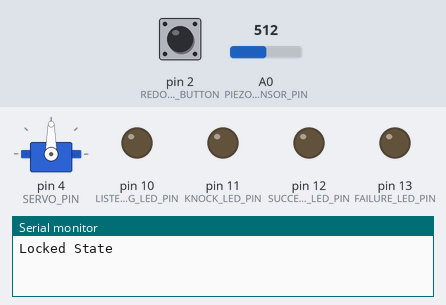
Bench run of a sketch on a simulated Arduino Uno, built with avr-gcc and run on an emulated ATmega328P. Shown: servo, output pins drawn as LEDs (lit = HIGH), the last lines printed to the serial monitor. Inputs (shaded band) come from the test bench; at power-on: pin 2 (REDO_SEQUENCE_BUTTON) LOW, A0 (PIEZO_SENSOR_PIN) = 512.

Above: at 2.8 s.
2.9 s: pin 2 (REDO_SEQUENCE_BUTTON) pulled HIGH for 0.15 s
At 3.8 s:
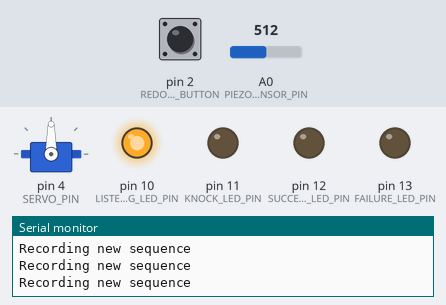
6.0 s: A0 (PIEZO_SENSOR_PIN) set to 170
9.0 s: pin 2 (REDO_SEQUENCE_BUTTON) pulled HIGH for 1 s
At 9.6 s:
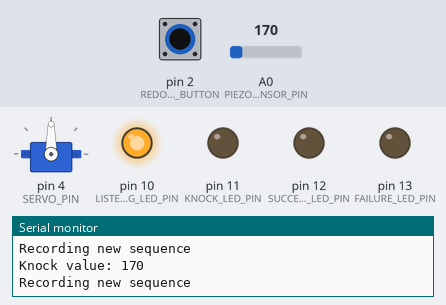
13.0 s: A0 (PIEZO_SENSOR_PIN) set to 197
At 15.9 s:
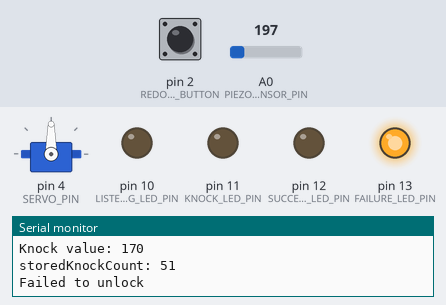
16.0 s: A0 (PIEZO_SENSOR_PIN) set to 122
At 16.7 s:
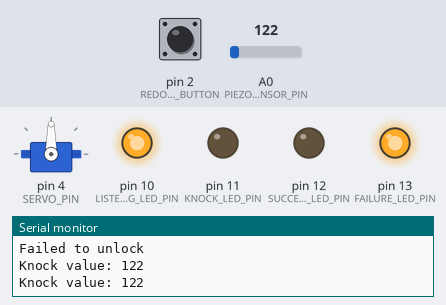
19.0 s: pin 2 (REDO_SEQUENCE_BUTTON) pulled HIGH for 0.15 s
At 22.7 s:
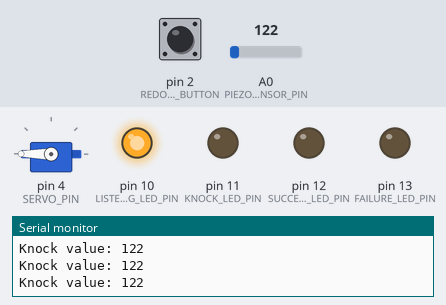
Timing chart, 0 to 38.1 s (numbered marks = the images above; inputs shaded):
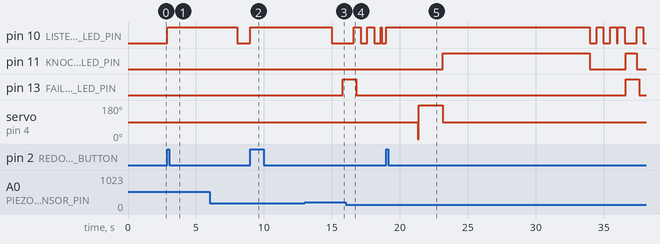

The sketch:

DoorKnocker.ino
```cpp
#include <Servo.h>
#include <EEPROM.h>

// Project Specifications:
//  1. The piezo should be able to hear knocks at certain ranges and have a cooldown to prevent sending multiple signals using millis()
//  2. Make it so that an LED should light up whenever the Piezo recognizes a knock
//  3. The button, when pressed, should record the next 5 seconds (max) to rewrite to EEPROM a new sequence of knocks to remember
//    NOTE1: current button is only used to reset the servo motor's orientation. Need to change that
//    NOTE2: The button can be pressed again before 5 seconds ends the sequence reading earlier
//    NOTE4: A single LED light should light up to show when it's recording.
//  4. When not in recording state - when in idle state - and the piezo receives a knock for the first time,
//      set the controller to a listening state
//    NOTE1: During listening state (lasts for 5 seconds after start), store data in an array of an array of: [[x1, y1], [x2, y2], ...]
//            - the piezo's electrical signal strength
//            - time after the first knock in millis
//    NOTE2: Two LEDS: One lights up if the sequence is incorrect and the other lights up if sequence is correct
//  5. Result of listening state is compared against savedSequence to see if accepted
//    NOTE1: First, match the number of elements in the outer array of both the saved sequence and the listened sequence of knocks
//            Second, loop through a range of the size of the array and check both knock and time range are acceptable
//            Return true if acceptable within range, return false on the first detection of a non-acceptable knock
//  6. Set two leniency numbers to create a range for what is considered as an acceptable knock range
//    EXAMPLE: int knockLeniency = 30. Knock value in savedSequence[0] = 550. Acceptable knock range = 450 - 650.
//    EXAMPLE (in milliseconds): int timeLeninecy = 300. time value in savedSequence[0] = 2300 (2.3 seconds). Acceptable range: 2000 - 2600.
//  7. Debug
//    log the sequence saved and sequence recorded into Serial

#define PIEZO_SENSOR_PIN A0     // Outputs electrical signal from vibrations
#define REDO_SEQUENCE_BUTTON 2  // Button sets listening state
#define LISTENING_LED_PIN 10    // Blue LED   : Lights up after button press and is listening to rewrite sequence. Blinks while in listening after first knock
#define KNOCK_LED_PIN 11        // Yellow LED : Lights up when Piezo recognizes knocks
#define SUCCESS_LED_PIN 12      // Green LED  : Lights up when sequence is correct
#define FAILURE_LED_PIN 13      // Red LED    : Lights up when sequence is incorrect
#define SERVO_PIN 4             // Considered as "Locked" at 90 deg and "Unlocked" at 0

#define EEPROM_ADDRESS_UNIT_KNOCK_SEQUENCE 50
#define EEPROM_ADDRESS_UNIT_TIME_SEQUENCE 51
#define EEPROM_ADDRESS_UNIT_KNOCK_COUNT 52

Servo myServo;

// Servo variables
const unsigned long timeUntilLock = 10000;  // stays open for 10 seconds before locking again
const unsigned int lockedState = 90;        // degree angle the servo spins to
const unsigned int unlockedState = 0;
const unsigned long timeForServoLock = 800;

unsigned long lastTimeLocked = millis();
unsigned long lastTimeUnlocked = millis();
bool isLocked = false;


// Piezo variables
const int minKnockTreshold = 10;    // Knocks are only recognized if Piezo sends a signal above 10 and below 180
const int maxKnockTreshold = 180;
bool isRecording = false;
bool isListening = false;

unsigned long lastTimeKnocked = millis();
const unsigned long knockDelay = 80;

unsigned long firstKnockTimed = millis();
const unsigned long firstKnockTimeout = 5000;

unsigned int knockCount = 0;
// Button variables
const unsigned long debounceDelay = 50;
unsigned long lastTimeButtonChanged = millis();

// LED Variables
const unsigned long knockLEDDelay = 200;
unsigned long knockLEDLastOn = millis();
bool knockLEDState = false;

const unsigned long listeningBlinkLEDDelay = 500;
unsigned long listeningBlinkLEDLastOn = millis();

const unsigned long successLEDDelay = 1000;
unsigned long successLEDLastOn = millis();

const unsigned long failureLEDDelay = 1000;
unsigned long failureLEDLastOn = millis();

// Miscellaneous
const unsigned long recordingDuration = 5000;

int knockValuesSequence[20] = {};       // Records knock values (after initial knock) to be compared against stored knockvalues
unsigned long timeSequence[20] = {};    // Stores time of when knock occurs ^
unsigned int index = 0;

bool hasKnocked = false;
bool hasKnockedPhrase = false;

const unsigned long timeLeniency = 300; // 0.3 second leniency for knock comparison
const unsigned int knockLeniency = 30;  // 30 analog reading leniency for knock comparison

// Stand in for EEPROM. Will need to use Address + 1 to store each analog and millis value. Didn't have time.
unsigned int storedKnockValuesSequence[20] = {};  // Stores knock values to be compared later as the passcode
unsigned long storedTimeSequence[20] = {};        // Stores time of when knock occurs ^
unsigned int storedKnockCount = 0;

// TODO:  Implement save function of knock timing patterns to EEPROM
//        Add reset timer for knocks after the first knock

void captureNewKnockSequence() {
    // stub
}

void setup() {
  // put your setup code here, to run once:
  Serial.begin(9600);

  myServo.attach(SERVO_PIN);
  pinMode(LISTENING_LED_PIN, OUTPUT);
  pinMode(KNOCK_LED_PIN, OUTPUT);
  pinMode(FAILURE_LED_PIN, OUTPUT);
  pinMode(SUCCESS_LED_PIN, OUTPUT);
  pinMode(REDO_SEQUENCE_BUTTON, INPUT);

  delay(timeForServoLock);

  myServo.write(lockedState);

  delay(timeForServoLock); // delay so that the servo's vibration isn't captured by the Piezo

  Serial.println("Locked State");
}

bool checkForKnock(int knockValue) {
  if (knockValue > minKnockTreshold && knockValue < maxKnockTreshold) {
    knockLEDState = true;
    digitalWrite(KNOCK_LED_PIN, HIGH);
    Serial.print("Knock value: ");
    Serial.println(knockValue);
    return true;
  }
  //Serial.print("Invalid knock value: ");
  //Serial.println(knockValue);
  return false;
}

// States:
//  Piezo:
//  - Idle (not represented with boolean)
//  - Listening
//  - Recording
//
//  Servo:
//  - Locked
//  - Unlocked

bool compareKnockSequence(int knockSequence[20], unsigned long timeSequence[20], unsigned int knockCount) {
  //unsigned int storedKnockSequence[20] = storedKnockSequence = EEPROM.get(EEPROM_ADDRESS_UNIT_KNOCK_SEQUENCE);
  //unsigned long storedTimeSequence[20] = EEPROM.get(EEPROM_ADDRESS_UNIT_TIME_SEQUENCE);
  //unsigned int storedKnockCount = EEPROM.read(EEPROM_ADDRESS_UNIT_KNOCK_COUNT);

  if (storedKnockCount == 0) {  // Checks if a passcode has been set
    Serial.println("Sequence has not been set yet");
    return false;
  }

  if (knockCount != storedKnockCount) { // Checks if passcode and most recent attempt has matching number of knocks
    Serial.print("storedKnockCount: ");
    Serial.println(storedKnockCount);
    return false;
  }

  // Checks that each element in the two arrays (piezo analog read strength and recorded time of knocks) match with leniency
  for (int i = 0; i < knockCount; i++) {
    if (knockSequence[i] <= storedKnockValuesSequence[i] + knockLeniency && knockSequence[i] >= storedKnockValuesSequence[i] - knockLeniency) {
      Serial.println(storedKnockValuesSequence[i]);
      return false;
    }
    if (timeSequence[i] <= storedTimeSequence[i] + timeLeniency && timeSequence[i] >= storedTimeSequence[i] - timeLeniency) {
      Serial.println(storedTimeSequence[i]);
      return false;
    }
  }

  Serial.println("Sequence matched");
  return true;
}

void loop() {
  unsigned long currentTime = millis();

  // Press the button to record a new sequence that lasts 5 seconds
  if (currentTime - lastTimeButtonChanged >= debounceDelay) {
    if (digitalRead(REDO_SEQUENCE_BUTTON) == HIGH) {
      lastTimeButtonChanged = millis();
      isRecording = true;
      isListening = false;
      index = 0;
      digitalWrite(LISTENING_LED_PIN, HIGH);
      digitalWrite(LISTENING_LED_PIN, HIGH);
      Serial.println("Recording new sequence");
    }
  }

  // when recording, check for live knocks on the Piezo and add them to the storedValues arrays
  if (isRecording) {
    unsigned int knockValue = 0;
    if(currentTime - lastTimeKnocked >= knockDelay) {
      lastTimeKnocked = millis();
      knockValue = analogRead(PIEZO_SENSOR_PIN);
      hasKnocked = true;
    }

    if (hasKnocked && checkForKnock(knockValue)) {
      // Two arrays contain electrical signal of Piezo and currentTime
      storedKnockValuesSequence[index] = knockValue;
      storedTimeSequence[index] = millis();
      knockCount++;
      index++;
    }
    hasKnocked = false;

    // Option 1: end the sequence early by pressing the button a second time while the blue LED is still on
    if (currentTime - lastTimeButtonChanged >= debounceDelay) {
      if (digitalRead(REDO_SEQUENCE_BUTTON) == HIGH) {
        lastTimeButtonChanged = millis();
        isRecording = false;
        digitalWrite(LISTENING_LED_PIN, LOW);
        // Serial.print("Knock sequence: ");
        // Serial.println(knockValuesSequence);
        // Serial.print("Time sequence: ");
        // Serial.println(timeSequence);

        // TODO: Fix EEPROM
        // EEPROM.write(EEPROM_ADDRESS_UNIT_KNOCK_SEQUENCE, knockValuesSequence);
        // EEPROM.write(EEPROM_ADDRESS_UNIT_TIME_SEQUENCE, timeSequence);
        // EEPROM.write(EEPROM_ADDRESS_UNIT_KNOCK_COUNT, knockCount);
        storedKnockCount = knockCount;
        knockCount = 0;
        index = 0;
      }
    }

    // Option 2: The sequence is saved automatically after 5 seconds have passed
    if (currentTime - lastTimeButtonChanged >= recordingDuration) {
      isRecording = false;
      digitalWrite(LISTENING_LED_PIN, LOW);
      storedKnockCount = knockCount;
      knockCount = 0;
      index = 0;
    }
  } else {  // if not recording, then it is idle
    if (isLocked == true) {
      if (!isListening) { // While idle, it listens for a first knock to start listening (not recorded as part of the passcode)
        unsigned int knockValue = 0;
        if(currentTime - lastTimeKnocked >= knockDelay) {
          lastTimeKnocked = millis();
          knockValue = analogRead(PIEZO_SENSOR_PIN);
          hasKnocked = true;
        }

        if (hasKnocked && checkForKnock(knockValue)) { // knock has been detected and the controller is now listening for the sequence
          isListening = true;
          index = 0;
          lastTimeKnocked = millis();
          firstKnockTimed = millis();
        }
        hasKnocked = false;
      } else { // The controller listens for 5 seconds
        unsigned int knockValue = 0;
        if (currentTime - lastTimeKnocked >= knockDelay) {
          lastTimeKnocked = millis();
          knockValue = analogRead(PIEZO_SENSOR_PIN);
          hasKnocked = true;
        }

        if (hasKnocked && checkForKnock(knockValue)) { // if a knock is recognized while the controller is listening for the sequence, add values to array
          knockValuesSequence[index] = knockValue;
          timeSequence[index] = millis();
          knockCount++;
          index++;
        }
        hasKnocked = false;

        if (currentTime - firstKnockTimed >= firstKnockTimeout) { // When timed-out, the knock phrase is ready to be compared
          hasKnockedPhrase = true;
          isListening = false;
          index = 0;
        }
      }


      // Unlocked after passing comparison
      if (hasKnockedPhrase) {
        if (compareKnockSequence(knockValuesSequence, timeSequence, knockCount)) {  // Valid knock passcode
          isLocked = false;
          myServo.write(unlockedState);
          lastTimeUnlocked = millis();

          successLEDLastOn = millis();
          digitalWrite(SUCCESS_LED_PIN, HIGH);
          digitalWrite(LISTENING_LED_PIN, LOW);
        } else {                                                                    // Invalid knock passcode
          failureLEDLastOn = millis();
          digitalWrite(FAILURE_LED_PIN, HIGH);
          Serial.println("Failed to unlock");
        }
        knockCount = 0;
        hasKnockedPhrase = false;
        delay(timeForServoLock);
      }
    } else { // controller has unlocked after providing correct passcode
      if (currentTime - lastTimeUnlocked >= timeUntilLock) {
        isLocked = true;
        myServo.write(lockedState);
        delay(timeForServoLock); // delay to prevent piezo from receiving servo's vibrations
      }
    }
  }

  // Yellow LED lights up for a short period when a knock is detected
  if (knockLEDState) {
    if (currentTime - knockLEDLastOn >= knockLEDDelay) {
      knockLEDState = false;
      digitalWrite(KNOCK_LED_PIN, LOW);
    }
  }

  // Blue LED blinks when listening
  if (isListening) {
    if (currentTime - listeningBlinkLEDLastOn >= listeningBlinkLEDDelay) {
      listeningBlinkLEDLastOn = millis();
      digitalWrite(LISTENING_LED_PIN, !digitalRead(LISTENING_LED_PIN));
    }
  }

  // Success and Failure LED resets automatically after 1 second has passed
  if (currentTime - successLEDLastOn >= successLEDDelay) {
    digitalWrite(SUCCESS_LED_PIN, LOW);
  }

  if (currentTime - failureLEDLastOn >= failureLEDDelay) {
    digitalWrite(FAILURE_LED_PIN, LOW);
  }
}

// Considerations for improvements:
//  - Figure out how to implement it into EEPROM
//  - Use moving average to smooth out the knock instead of taking the first value and blocking the rest with millis (only thought about this today)
```

Measured:
- the behaviour switches between 179 and 180 on A0 (PIEZO_SENSOR_PIN) (found by bisection; images 2 and 3)
- after the input at 2.9 s, pin 10 (LISTENING_LED_PIN): LOW → HIGH at once
- after the input at 9.0 s, pin 11 (KNOCK_LED_PIN), pin 13 (FAILURE_LED_PIN): stays LOW (without the input it goes to HIGH after 1.8 s)
- after the input at 13.0 s, pin 11 (KNOCK_LED_PIN): stays LOW (without the input it goes to HIGH after 2.8 s)
- after the input at 16.0 s, pin 10 (LISTENING_LED_PIN): goes HIGH 0.50 s, LOW 0.50 s, HIGH 0.50 s, LOW 0.50 s, HIGH 0.08 s, then LOW, starting after 0.60 s
- after the input at 19.0 s, servo on pin 4 (SERVO_PIN): 90° → 0° after 2.3 s, → 31232° 0.08 s later, → 90° 1.8 s later
